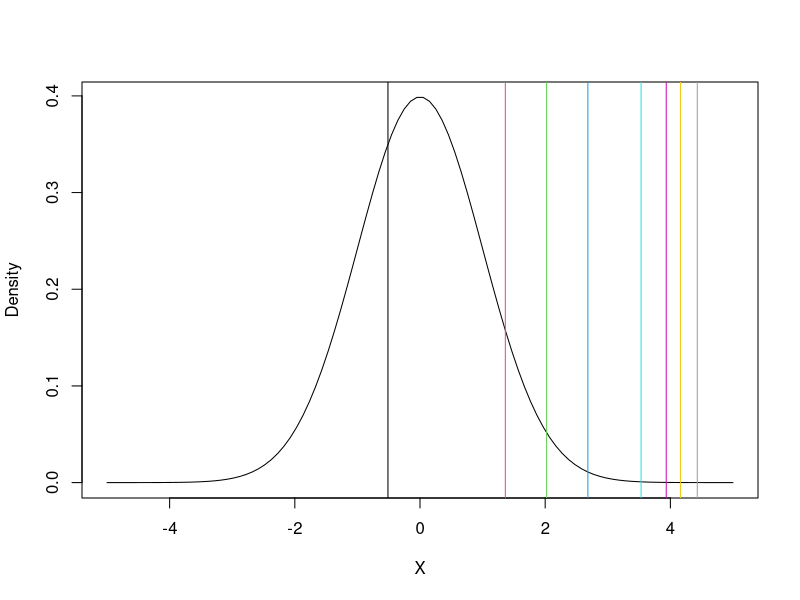
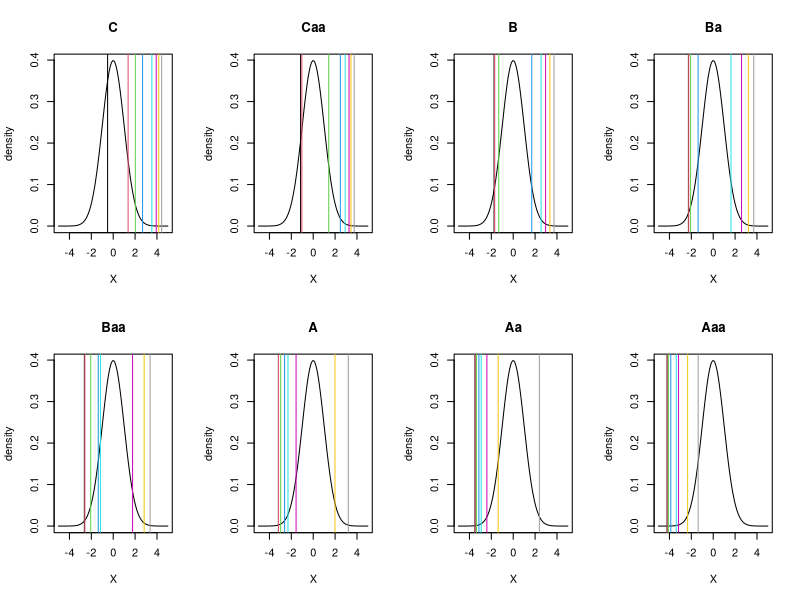

R code for these plots, in order:
## By Alexander McNeil

library(expm)


Lambda <- matrix(c(0,       0.082,  0.0063, 0,      0.0003, 0,      0,      0,      0,
                   0.0091,  0,      0.0843, 0.0049, 0.0006, 0.0002, 0.0001, 0,      0.0002,
                   0.0006,  0.0248, 0,      0.0547, 0.0057, 0.0011, 0.0003, 0,      0.0006,
                   0.00039, 0.0017, 0.0411, 0,      0.0405, 0.0755, 0.0163, 0.0002, 0.0017,
                   0.0001,  0.0005, 0.0035, 0.0552, 0,      0.0722, 0.0058, 0.0007, 0.0106,
                   0.0001,  0.0003, 0.0011, 0.0032, 0.0458, 0,      0.0581, 0.0059, 0.0385,
                   0.0001,  0.0002, 0.0002, 0.0012, 0.0038, 0.0870, 0,      0.0372, 0.1334,
                   0,       0,      0,      0,      0.004,  0.0203, 0.0938, 0,      0.3793,
                   0,       0,      0,      0,      0,      0,      0,      0,      0),
                 ncol = 9, byrow = TRUE)
nms <- c("Aaa","Aa","A","Baa","Ba","B","Caa","C","D")
dimnames(Lambda) <- list(nms, nms)
Lambda

Lambda.d <- -rowSums(Lambda)
diag(Lambda) <- Lambda.d
rowSums(Lambda)
Lambda

P <- expm(Lambda) # matrix exponential
rowSums(P)

(P2 <- P[nrow(Lambda):1, ncol(Lambda):1]) # rows and columns sorted in inverse order
(P2 <- P2[-1, ]) # without first row

## Pick C
(Cprobs <- P2[1,])
(Ccumprobs <- cumsum(Cprobs))
(thresholds <- qnorm(Ccumprobs))

## Plot
x <- seq(-5, 5, length.out = 100)
plot(x, dnorm(x), type = "l", xlab = "X", ylab = "Density")
abline(v = thresholds, col = 1:length(thresholds))

## Do all
(cumprobs <- t(apply(P2, 1, function(v) cumsum(v))))
(thresholds <- qnorm(cumprobs))
layout(matrix(1:8, nrow = 2, byrow = TRUE))
for (j in 1:nrow(thresholds)) {
    plot(x, dnorm(x), type = "l",
         xlab = "X", ylab = "density", main = rownames(thresholds)[j])
    abline(v = thresholds[j,], col = 1:length(thresholds[j,]))
}
layout(1)
